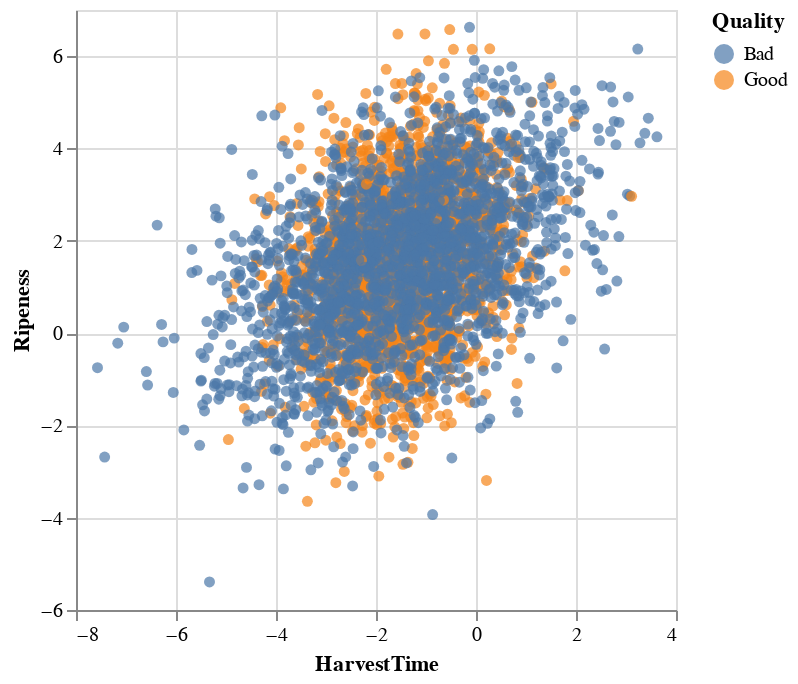

The cell this chart's notebook holds for it:
### Code cell
alt.Chart(data).mark_circle().encode(
    x = "HarvestTime",
    y = "Ripeness",
    color="Quality"
)

### Figure 1 — Vega-Lite specification as saved in the notebook (floating-point values rounded to 4 significant figures; data arrays with more than 128 entries replaced by an {"elided": "..."} marker saying what was removed)
{"config": {"view": {"continuousWidth": 300, "continuousHeight": 300}}, "data": {"name": "data-4488583d44f6ed5c6f80e47d958743a2"}, "mark": {"type": "circle"}, "encoding": {"color": {"field": "Quality", "type": "nominal"}, "x": {"field": "HarvestTime", "type": "quantitative"}, "y": {"field": "Ripeness", "type": "quantitative"}}, "$schema": "https://vega.github.io/schema/vega-lite/v5.16.3.json", "datasets": {"data-4488583d44f6ed5c6f80e47d958743a2": {"elided": "4000 records"}}}
